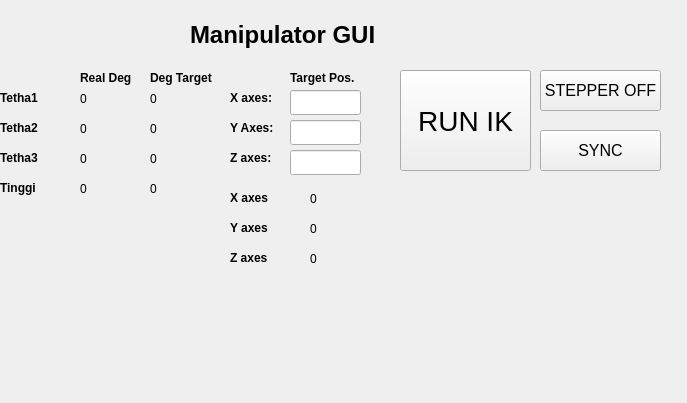
<?xml version="1.0" encoding="UTF-8"?>
<ui version="4.0">
 <class>MainWindow</class>
 <widget class="QMainWindow" name="MainWindow">
  <property name="geometry">
   <rect>
    <x>0</x>
    <y>0</y>
    <width>687</width>
    <height>403</height>
   </rect>
  </property>
  <property name="windowTitle">
   <string>MainWindow</string>
  </property>
  <widget class="QWidget" name="centralwidget">
   <widget class="QPushButton" name="run_ik_btn">
    <property name="geometry">
     <rect>
      <x>400</x>
      <y>70</y>
      <width>131</width>
      <height>101</height>
     </rect>
    </property>
    <property name="font">
     <font>
      <pointsize>21</pointsize>
     </font>
    </property>
    <property name="text">
     <string>RUN IK</string>
    </property>
   </widget>
   <widget class="QLabel" name="labels1_ik">
    <property name="geometry">
     <rect>
      <x>230</x>
      <y>90</y>
      <width>91</width>
      <height>16</height>
     </rect>
    </property>
    <property name="font">
     <font>
      <weight>75</weight>
      <bold>true</bold>
     </font>
    </property>
    <property name="text">
     <string>X axes: </string>
    </property>
   </widget>
   <widget class="QLabel" name="labels2_ik">
    <property name="geometry">
     <rect>
      <x>230</x>
      <y>120</y>
      <width>91</width>
      <height>16</height>
     </rect>
    </property>
    <property name="font">
     <font>
      <weight>75</weight>
      <bold>true</bold>
     </font>
    </property>
    <property name="text">
     <string>Y Axes: </string>
    </property>
   </widget>
   <widget class="QLabel" name="label_iks_2">
    <property name="geometry">
     <rect>
      <x>290</x>
      <y>70</y>
      <width>91</width>
      <height>16</height>
     </rect>
    </property>
    <property name="font">
     <font>
      <weight>75</weight>
      <bold>true</bold>
     </font>
    </property>
    <property name="text">
     <string>Target Pos.</string>
    </property>
   </widget>
   <widget class="QLabel" name="labels3_ik">
    <property name="geometry">
     <rect>
      <x>230</x>
      <y>150</y>
      <width>91</width>
      <height>16</height>
     </rect>
    </property>
    <property name="font">
     <font>
      <weight>75</weight>
      <bold>true</bold>
     </font>
    </property>
    <property name="text">
     <string>Z axes: </string>
    </property>
   </widget>
   <widget class="QLabel" name="tetha1_real_label">
    <property name="geometry">
     <rect>
      <x>80</x>
      <y>90</y>
      <width>67</width>
      <height>17</height>
     </rect>
    </property>
    <property name="text">
     <string>0</string>
    </property>
   </widget>
   <widget class="QLabel" name="label_iks_3">
    <property name="geometry">
     <rect>
      <x>80</x>
      <y>70</y>
      <width>91</width>
      <height>16</height>
     </rect>
    </property>
    <property name="font">
     <font>
      <weight>75</weight>
      <bold>true</bold>
     </font>
    </property>
    <property name="text">
     <string>Real Deg</string>
    </property>
   </widget>
   <widget class="QLabel" name="tetha2_real_label">
    <property name="geometry">
     <rect>
      <x>80</x>
      <y>120</y>
      <width>67</width>
      <height>17</height>
     </rect>
    </property>
    <property name="text">
     <string>0</string>
    </property>
   </widget>
   <widget class="QLabel" name="tetha3_real_label">
    <property name="geometry">
     <rect>
      <x>80</x>
      <y>150</y>
      <width>67</width>
      <height>17</height>
     </rect>
    </property>
    <property name="text">
     <string>0</string>
    </property>
   </widget>
   <widget class="QLabel" name="label_iks_4">
    <property name="geometry">
     <rect>
      <x>190</x>
      <y>10</y>
      <width>201</width>
      <height>51</height>
     </rect>
    </property>
    <property name="font">
     <font>
      <weight>75</weight>
      <bold>true</bold>
     </font>
    </property>
    <property name="text">
     <string>&lt;html&gt;&lt;head/&gt;&lt;body&gt;&lt;p&gt;&lt;span style=&quot; font-size:18pt;&quot;&gt;Manipulator GUI&lt;/span&gt;&lt;/p&gt;&lt;/body&gt;&lt;/html&gt;</string>
    </property>
   </widget>
   <widget class="QLabel" name="tetha3_target_label">
    <property name="geometry">
     <rect>
      <x>150</x>
      <y>150</y>
      <width>67</width>
      <height>17</height>
     </rect>
    </property>
    <property name="text">
     <string>0</string>
    </property>
   </widget>
   <widget class="QLabel" name="label_iks_5">
    <property name="geometry">
     <rect>
      <x>150</x>
      <y>70</y>
      <width>91</width>
      <height>16</height>
     </rect>
    </property>
    <property name="font">
     <font>
      <weight>75</weight>
      <bold>true</bold>
     </font>
    </property>
    <property name="text">
     <string>Deg Target</string>
    </property>
   </widget>
   <widget class="QLabel" name="tetha2_target_label">
    <property name="geometry">
     <rect>
      <x>150</x>
      <y>120</y>
      <width>67</width>
      <height>17</height>
     </rect>
    </property>
    <property name="text">
     <string>0</string>
    </property>
   </widget>
   <widget class="QLabel" name="tetha1_target_label">
    <property name="geometry">
     <rect>
      <x>150</x>
      <y>90</y>
      <width>67</width>
      <height>17</height>
     </rect>
    </property>
    <property name="text">
     <string>0</string>
    </property>
   </widget>
   <widget class="QPushButton" name="stepper_btn">
    <property name="geometry">
     <rect>
      <x>540</x>
      <y>70</y>
      <width>121</width>
      <height>41</height>
     </rect>
    </property>
    <property name="font">
     <font>
      <pointsize>12</pointsize>
     </font>
    </property>
    <property name="text">
     <string>STEPPER OFF</string>
    </property>
    <property name="checkable">
     <bool>true</bool>
    </property>
   </widget>
   <widget class="QLineEdit" name="x_target_box">
    <property name="geometry">
     <rect>
      <x>290</x>
      <y>90</y>
      <width>71</width>
      <height>25</height>
     </rect>
    </property>
   </widget>
   <widget class="QLineEdit" name="z_target_box">
    <property name="geometry">
     <rect>
      <x>290</x>
      <y>150</y>
      <width>71</width>
      <height>25</height>
     </rect>
    </property>
   </widget>
   <widget class="QLineEdit" name="y_target_box">
    <property name="geometry">
     <rect>
      <x>290</x>
      <y>120</y>
      <width>71</width>
      <height>25</height>
     </rect>
    </property>
   </widget>
   <widget class="QLabel" name="labels1_ik_2">
    <property name="geometry">
     <rect>
      <x>0</x>
      <y>90</y>
      <width>91</width>
      <height>16</height>
     </rect>
    </property>
    <property name="font">
     <font>
      <weight>75</weight>
      <bold>true</bold>
     </font>
    </property>
    <property name="text">
     <string>Tetha1</string>
    </property>
   </widget>
   <widget class="QLabel" name="labels2_ik_2">
    <property name="geometry">
     <rect>
      <x>0</x>
      <y>120</y>
      <width>91</width>
      <height>16</height>
     </rect>
    </property>
    <property name="font">
     <font>
      <weight>75</weight>
      <bold>true</bold>
     </font>
    </property>
    <property name="text">
     <string>Tetha2</string>
    </property>
   </widget>
   <widget class="QLabel" name="labels3_ik_2">
    <property name="geometry">
     <rect>
      <x>0</x>
      <y>150</y>
      <width>91</width>
      <height>16</height>
     </rect>
    </property>
    <property name="font">
     <font>
      <weight>75</weight>
      <bold>true</bold>
     </font>
    </property>
    <property name="text">
     <string>Tetha3</string>
    </property>
   </widget>
   <widget class="QLabel" name="labels3_ik_3">
    <property name="geometry">
     <rect>
      <x>0</x>
      <y>180</y>
      <width>91</width>
      <height>16</height>
     </rect>
    </property>
    <property name="font">
     <font>
      <weight>75</weight>
      <bold>true</bold>
     </font>
    </property>
    <property name="text">
     <string>Tinggi</string>
    </property>
   </widget>
   <widget class="QLabel" name="tinggi_real_label">
    <property name="geometry">
     <rect>
      <x>80</x>
      <y>180</y>
      <width>67</width>
      <height>17</height>
     </rect>
    </property>
    <property name="text">
     <string>0</string>
    </property>
   </widget>
   <widget class="QLabel" name="tinggi_target_label">
    <property name="geometry">
     <rect>
      <x>150</x>
      <y>180</y>
      <width>67</width>
      <height>17</height>
     </rect>
    </property>
    <property name="text">
     <string>0</string>
    </property>
   </widget>
   <widget class="QPushButton" name="sync">
    <property name="geometry">
     <rect>
      <x>540</x>
      <y>130</y>
      <width>121</width>
      <height>41</height>
     </rect>
    </property>
    <property name="font">
     <font>
      <pointsize>12</pointsize>
     </font>
    </property>
    <property name="text">
     <string>SYNC</string>
    </property>
    <property name="checkable">
     <bool>true</bool>
    </property>
   </widget>
   <widget class="QLabel" name="labels2_ik_3">
    <property name="geometry">
     <rect>
      <x>230</x>
      <y>220</y>
      <width>91</width>
      <height>16</height>
     </rect>
    </property>
    <property name="font">
     <font>
      <weight>75</weight>
      <bold>true</bold>
     </font>
    </property>
    <property name="text">
     <string>Y axes</string>
    </property>
   </widget>
   <widget class="QLabel" name="z_hasil">
    <property name="geometry">
     <rect>
      <x>310</x>
      <y>250</y>
      <width>67</width>
      <height>17</height>
     </rect>
    </property>
    <property name="text">
     <string>0</string>
    </property>
   </widget>
   <widget class="QLabel" name="y_hasil">
    <property name="geometry">
     <rect>
      <x>310</x>
      <y>220</y>
      <width>67</width>
      <height>17</height>
     </rect>
    </property>
    <property name="text">
     <string>0</string>
    </property>
   </widget>
   <widget class="QLabel" name="labels3_ik_4">
    <property name="geometry">
     <rect>
      <x>230</x>
      <y>250</y>
      <width>91</width>
      <height>16</height>
     </rect>
    </property>
    <property name="font">
     <font>
      <weight>75</weight>
      <bold>true</bold>
     </font>
    </property>
    <property name="text">
     <string>Z axes</string>
    </property>
   </widget>
   <widget class="QLabel" name="x_hasil">
    <property name="geometry">
     <rect>
      <x>310</x>
      <y>190</y>
      <width>67</width>
      <height>17</height>
     </rect>
    </property>
    <property name="text">
     <string>0</string>
    </property>
   </widget>
   <widget class="QLabel" name="labels1_ik_3">
    <property name="geometry">
     <rect>
      <x>230</x>
      <y>190</y>
      <width>91</width>
      <height>16</height>
     </rect>
    </property>
    <property name="font">
     <font>
      <weight>75</weight>
      <bold>true</bold>
     </font>
    </property>
    <property name="text">
     <string>X axes</string>
    </property>
   </widget>
  </widget>
 </widget>
 <resources/>
 <connections/>
</ui>
